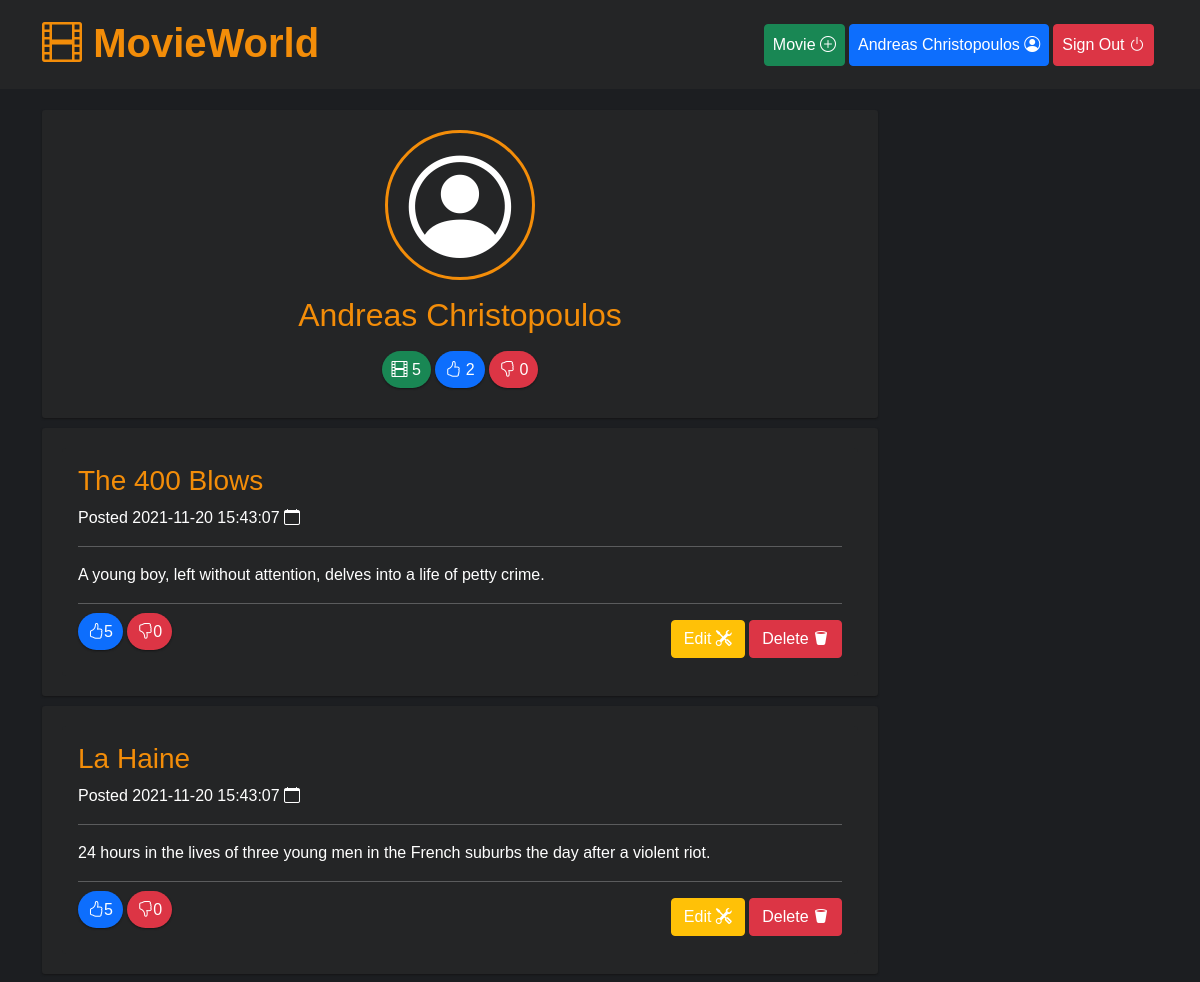
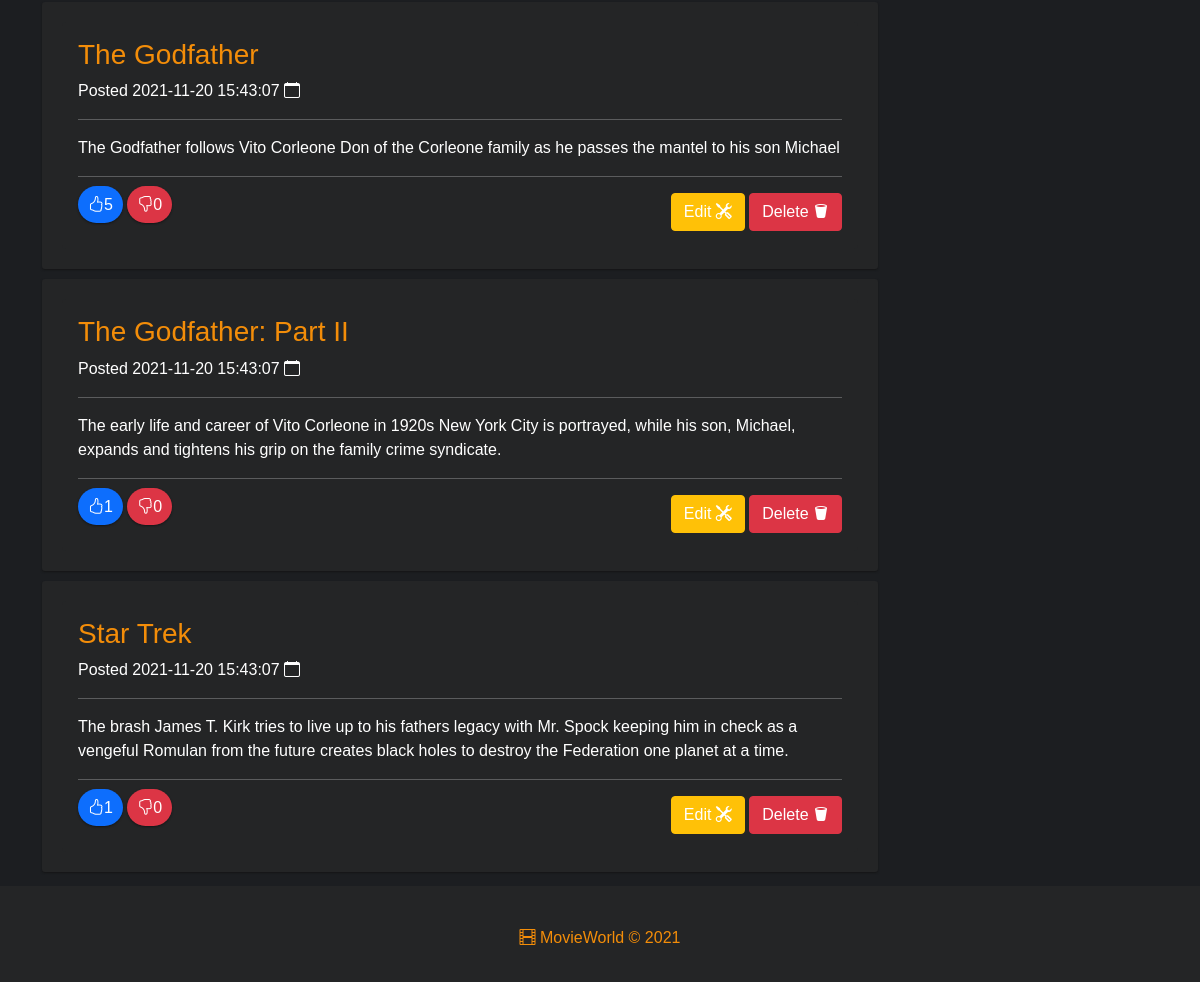
The app's page /profile.php (signed in) with its own data (2 pictures, top to bottom).
### tables this page shows
CREATE TABLE `movies` (
	`id` INT NOT NULL AUTO_INCREMENT,
	`title` VARCHAR(240) NOT NULL,
	`description` VARCHAR(240) NOT NULL,
    `user_id` INT NOT NULL,
	`created` DATETIME DEFAULT CURRENT_TIMESTAMP,
	`updated` DATETIME DEFAULT CURRENT_TIMESTAMP,
    FOREIGN KEY (user_id) REFERENCES users (id) ON DELETE CASCADE ON UPDATE CASCADE,
	PRIMARY KEY (`id`)
);

### profile.php (the view, shortened to what this page needs)
<?php
require_once "config.php";
$id = $_SESSION['id'];
$sql_total_movies = 'SELECT COUNT(*) FROM movies WHERE user_id=' . $id;
$total_movies = $pdo->query($sql_total_movies)->fetchColumn();
$sql_movies = 'SELECT * FROM movies WHERE user_id=' . $id . ' ORDER BY updated DESC';
$fullname = $_SESSION['fullname'];
$total_likes = 0;
$total_dislikes = 0;
foreach ($pdo->query($sql_movies) as $row) {
    $sql_total_likes = 'SELECT COUNT(*) FROM ratings WHERE rating = 1 AND user_id=' . $id . ' AND movie_id=' . $row['id'];
    $sql_total_dislikes = 'SELECT COUNT(*) FROM ratings WHERE rating = 0 AND user_id=' . $id . ' AND movie_id=' . $row['id'];
    try {
        $total_dislikes += $pdo->query($sql_total_dislikes)->fetchColumn();
        $total_likes += $pdo->query($sql_total_likes)->fetchColumn();
    } catch (PDOException $e) {
    }
}
?>
<!doctype html>
<html lang="en">
<head>
    <link href="https://cdn.jsdelivr.net/npm/bootstrap@5.1.3/dist/css/bootstrap.min.css" rel="stylesheet">
    <link rel="stylesheet" href="https://cdn.jsdelivr.net/npm/bootstrap-icons@1.7.1/font/bootstrap-icons.css">
    <link href="./assets/css/app.css" rel="stylesheet" />
    <link href="./assets/css/profile.css" rel="stylesheet" />
</head>
<body>
    <header>
        <nav class="navbar navbar-expand-lg fixed-top navbar-dark bg-very-dark">
            <div class="container">
                <a class="navbar-brand" href="/"><i class="bi bi-film"></i> MovieWorld </a>
                <div class="collapse navbar-collapse" id="navbarNav">
                    <ul class="navbar-nav ms-auto">
                        <li class="nav-item me-1">
                            <a class="nav-link btn btn-success text-white" href="newMovie.php">Movie <i class="bi bi-plus-circle"></i></a>
                        </li>
                        <li class="nav-item me-1">
                            <a class="nav-link btn btn-primary text-white" href="profile.php"><?php print $_SESSION['fullname'] ?> <i class="bi bi-person-circle"></i></a>
                        </li>
                        <li class="nav-item me-1">
                            <a class="nav-link btn btn-danger text-white" href="logout.php">Sign Out <i class="bi bi-power"></i></a>
                        </li>
                    </ul>
                </div>
            </div>
        </nav>
    </header>
    <div class="add-space"></div>
    <main class="container">
        <div class="row g-1">
            <div class="col-9">
                <div class="movie-texture">
                    <div class="profile m-auto text-center">
                        <i class="bi bi-person-circle text-white" style="font-size: 6.4rem;"></i>
                    </div>
                    <h2 class="text-center text-gold p-3"><?php echo $fullname ?></h2>
                    <p class="text-center text-white">
                        <span class="movie"><i class="bi bi-film"></i> <?php echo $total_movies ?></span>
                        <span class="like"><i class="bi bi-hand-thumbs-up"></i> <?php echo $total_likes ?></span>
                        <span class="dislike"><i class="bi bi-hand-thumbs-down"></i> <?php echo $total_dislikes ?></span>
                    </p>
                </div>
                <?php
                foreach ($pdo->query($sql_movies) as $row) {
                    $sql_likes = 'SELECT COUNT(*) FROM ratings WHERE movie_id=' . $row['id'] . ' AND rating = 1';
                    $sql_dislikes = 'SELECT COUNT(*) FROM ratings WHERE movie_id=' . $row['id'] . ' AND rating = 0';
                    try {
                        $likes = $pdo->query($sql_likes)->fetchColumn();
                    } catch (PDOException $e) {
                        $likes = 0;
                    }
                    try {
                        $dislikes = $pdo->query($sql_dislikes)->fetchColumn();
                    } catch (PDOException $e) {
                        $dislikes = 0;
                    }
                    print '<div class="movie-texture">';
                    print '<div class="card bg-very-dark">';
                    print '<div class="card-body">';
                    print '<h3 class="card-title">' . $row['title'] . '</h3>';
                    print '<p>Posted ' . $row['updated'] . ' <i class="bi bi-calendar"></i></p>';
                    print '<hr />';
                    print '<p class="card-text">' . $row['description'] . '</p>';
                    print '<hr />';
                    print '<p>';
                    print '<span class="like"><i class="bi bi-hand-thumbs-up"></i>' . $likes . '</span> ';
                    print '<span class="dislike"><i class="bi bi-hand-thumbs-down"></i>' . $dislikes . '</span>';
                    print '<span style="float:right">';
                    print '<a class="btn btn-warning text-white" href="editMovie.php?id=' . $row['id'] . '">Edit <i class="bi bi-tools"></i></a> ';
                    print '<a class="btn btn-danger  text-white" href="deleteMovie.php?id=' . $row['id'] . '">Delete <i class="bi bi-trash2-fill"></i></a>';
                    print '</span>';
                    print '</p>';
                    print '</div>';
                    print '</div>';
                    print '</div>';
                }
                ?>
            </div>
        </div>
        <div class="add-space"></div>
    </main>
    <footer class="footer fixed-bottom mt-auto p-3 bg-very-dark">
        <div class="container">
            <br />
            <p class="text-gold text-center"><i class="bi bi-film"></i> MovieWorld © 2021</p>
        </div>
    </footer>
</body>
</html>

### assets/css/app.css (style rules this page uses)
* { margin: 0; padding: 0; box-sizing: inherit; }
html { box-sizing: border-box; }
body { background-color: #1c1e21; font-family: 'Robot', sans-serif; color: #fff; }
.navbar-brand { color: #f38d09 !important; font-weight: bold; border-bottom: 3px solid #242526; transition: border 0.5s ease-in-out; font-size: 2.5rem !important; }
.bg-very-dark { background-color: #242526; }
.movie { padding: 10px; background: #198754; border-radius: 20px; box-shadow: 0 1px 2px #151516; }
.like { padding: 10px; background: #0d6efd; border-radius: 20px; box-shadow: 0 1px 2px #151516; }
.dislike { padding: 10px; background: #dc3545; border-radius: 20px; box-shadow: 0 1px 2px #151516; }
.movie-texture { margin: 10px 0; width: 100%; height: auto; background: #242526; padding: 20px; border-radius: 3px; box-shadow: 0 1px 2px #151516; }
.card { border: none; }
.card-title { color: #f38d09; }
.text-gold { color: #f38d09; }
.add-space { height: 100px; }

### assets/css/profile.css (style rules this page uses)
.profile { border-radius: 100%; border: 3px solid #f38d09; width: 150px; height: 150px; background-color: #242526; }

### records on screen
movies: title "The 400 Blows", updated "2021-11-20 15:43:07", description "A young boy, left without attention, delves into a life of petty crime.", likes "5", dislikes "0"
movies: title "La Haine", updated "2021-11-20 15:43:07", description "24 hours in the lives of three young men in the French suburbs the day after a violent riot.", likes "5", dislikes "0"
movies: title "The Godfather", updated "2021-11-20 15:43:07", description "The Godfather follows Vito Corleone Don of the Corleone family as he passes the mantel to his son Michael", likes "5", dislikes "0"
movies: title "The Godfather: Part II", updated "2021-11-20 15:43:07", description "The early life and career of Vito Corleone in 1920s New York City is portrayed, while his son, Michael, expands and tightens his grip on the family crime syndicate.", likes "1", dislikes "0"
movies: title "Star Trek", updated "2021-11-20 15:43:07", description "The brash James T. Kirk tries to live up to his fathers legacy with Mr. Spock keeping him in check as a vengeful Romulan from the future creates black holes to destroy the Federation one planet at a time.", likes "1", dislikes "0"

### other values on screen
$_SESSION['fullname'] "Andreas Christopoulos"
$fullname "Andreas Christopoulos"
$total_movies "5"
$total_likes "2"
$total_dislikes "0"
